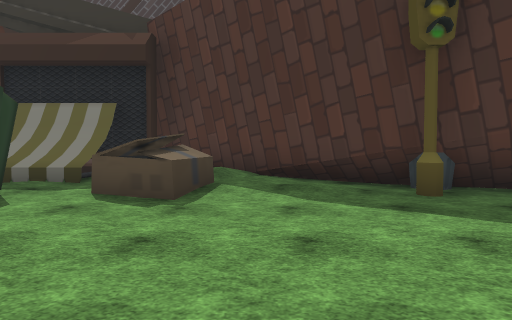
view 1 (above)

22 first-person views from a walk through a scene from a Unity 3-D project. The camera is 1.4 m above the floor, tilts 2° down and sees 75° across. The floor is counted in squares, 2 m on a side. Each view is taken from the middle of a square. On the plan, view 1 faces up. The plan holds only what a view shows up to about 10 squares ahead; the rest is blank. The place goes on beyond the plan. Some surface patterns are stand-ins.

view 2
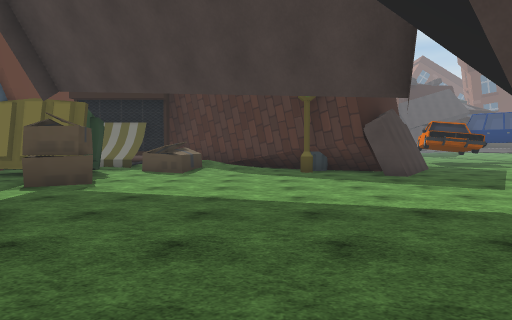

view 3
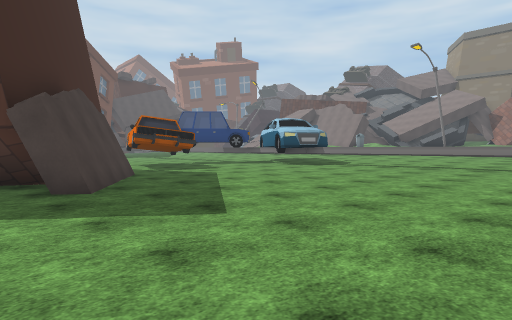

view 4
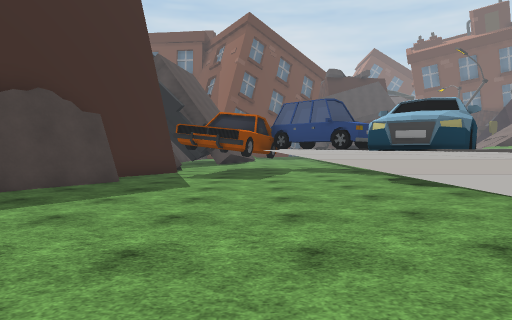

view 5
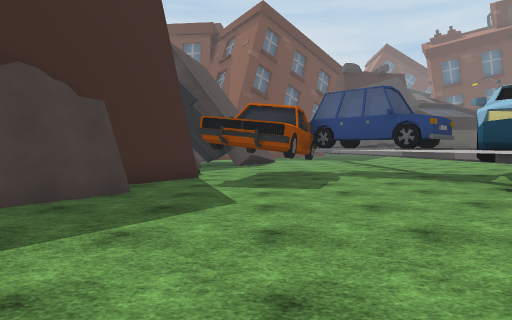

view 6
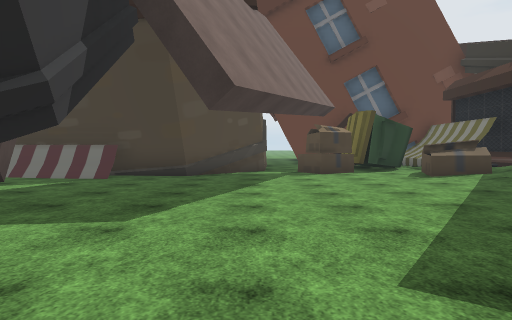

view 7
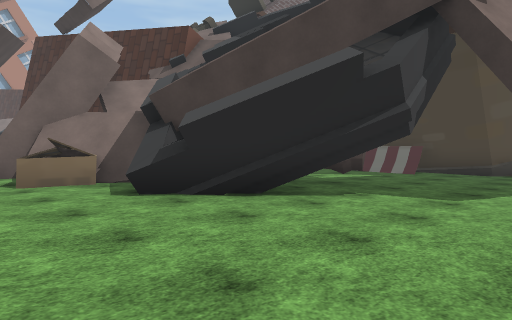

view 8
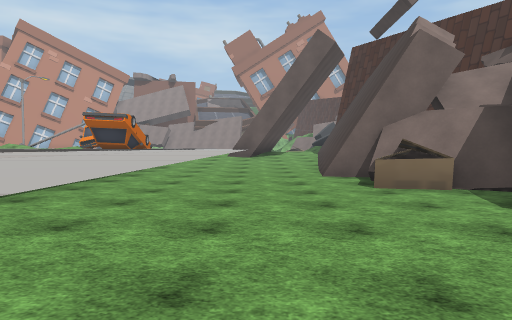

view 9
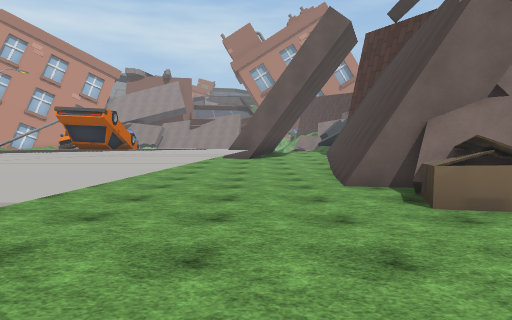

view 10
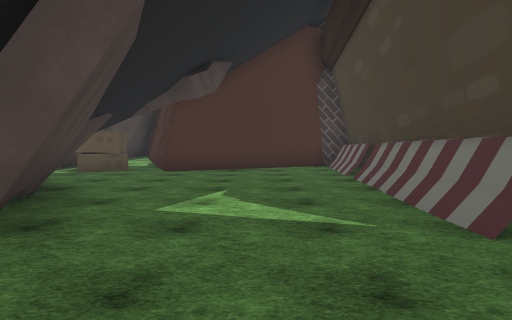

view 11
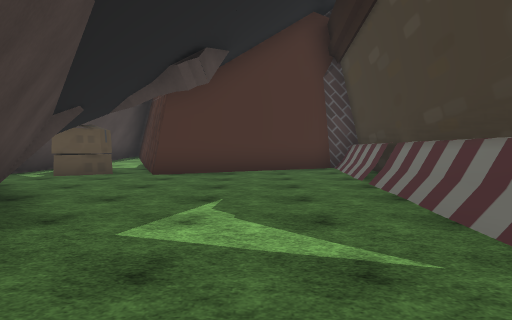

view 12
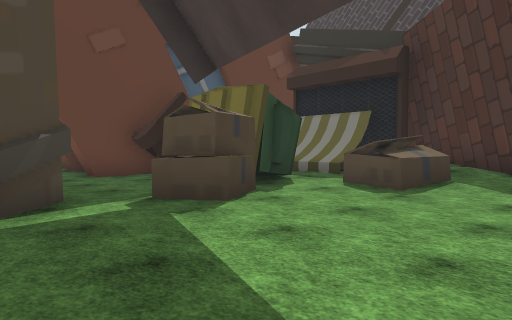

view 13
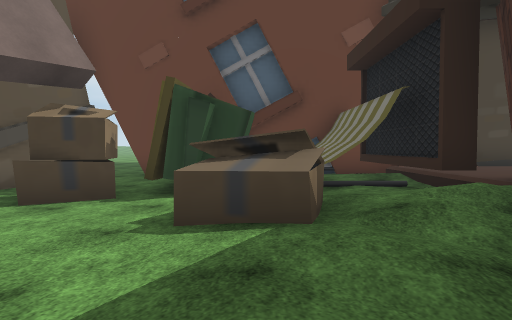

view 14
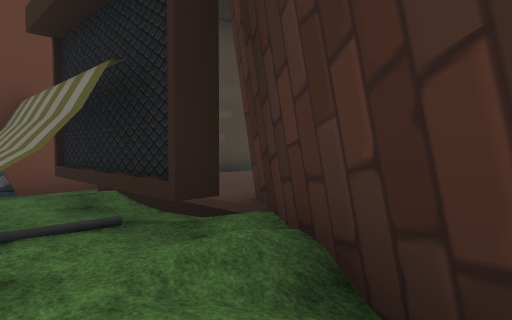

view 15
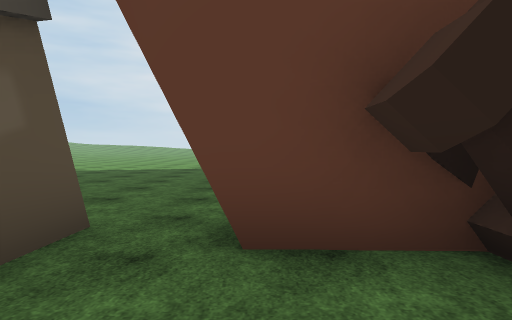

view 16
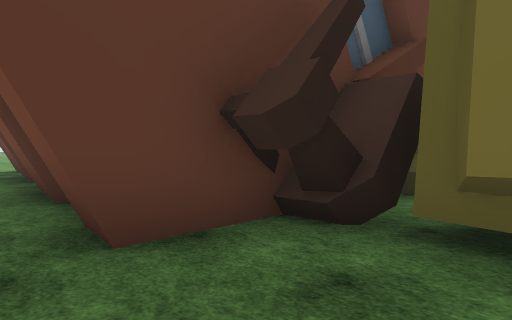

view 17
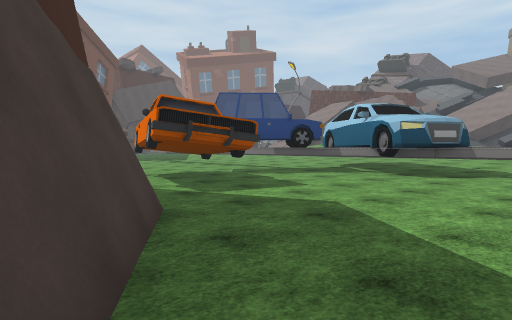

view 18
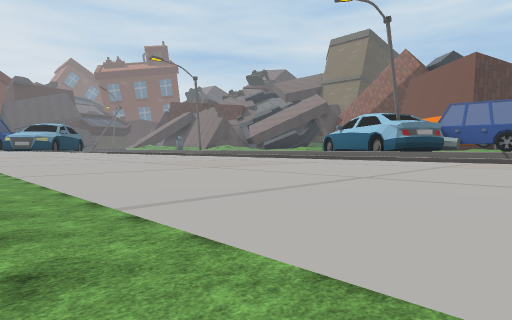

view 19
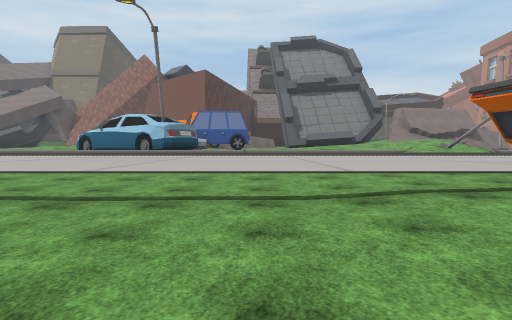

view 20
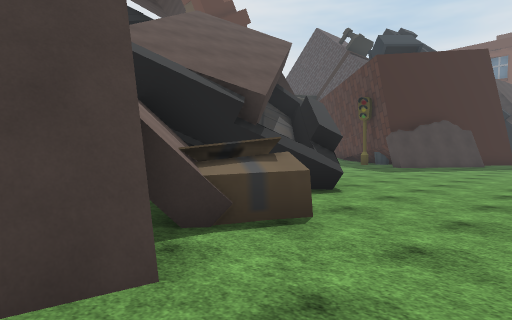

view 21
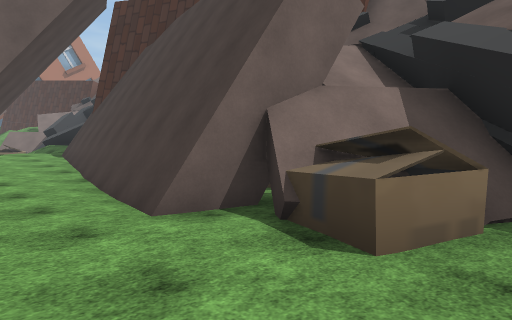

view 22
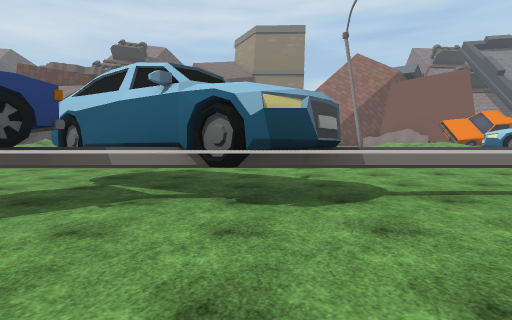

### Floor plan
Key: @ floor where view 1 was taken; # wall or solid block; . main floor; : floor 0.25 m higher than the main floor; + floor 0.5 m higher than the main floor; * floor 0.75 m higher than the main floor; / step, stairs or slope; = window, fence, low wall or low ledge; ^ raised ledge; C car; T thing the floor can be seen under or through; O other object.
Columns run from 17 left of view 1 to 13 right of it. Each row starts with its distance up from view 1.
 13           #
 12           #/               ^
 11           #/*            ^O##O^
 10            /**          #^#####
  9            /***#       ##### ##
  8           #/#####      #..#C^^^
  7           #:::#####    #....^^#
  6           #==#^=#/###  #....^^#
  5           ## # ^^//.####....^^#
  4           #####......##.....^^^
  3 #####    ##.###.............^^^
  2   ....####...##.............^^^
  1    .........................^^^
  0   .......#####...@.........:^ ^
 -1   ......     ##............:^^^
 -2   ....        ##...........:^^^
 -3   ..           #....###...::^^^
 -4                ##...####..::^^^
 -5                ##...## T^:::^^^
 -6                ##....TTT...:^^^
 -7                ##....TT T..:^^^
 -8                #:::::::TT:::^^^
 -9                ##:::::::T#::^^^
-10                #=:::#:####::^^^
-11                ###########::^^^
-12                         ##:+^^^
-13                         #+++  ^

Where each view was taken, in squares from view 1:
view 1: 0 up, 0 right, facing up
view 2: 5 down, 1 right, facing up
view 3: 2 down, 3 right, facing up-right
view 4: 1 down, 10 right, facing up
view 5: 1 up, 9 right, facing up
view 6: 0 up, 7 right, facing left
view 7: 0 up, 9 right, facing down-left
view 8: 1 down, 10 right, facing down
view 9: 3 down, 10 right, facing down
view 10: 1 down, 1 right, facing down
view 11: 2 down, 1 right, facing down
view 12: 1 down, 1 right, facing up-left
view 13: 5 up, 2 right, facing left
view 14: 6 up, 0 right, facing up-left
view 15: 2 up, 5 left, facing left
view 16: 1 up, 5 left, facing up-left
view 17: 3 up, 5 right, facing up-right
view 18: 11 down, 10 right, facing up-right
view 19: 10 down, 9 right, facing right
view 20: 10 down, 10 right, facing up-left
view 21: 6 down, 10 right, facing down-left
view 22: 6 up, 9 right, facing right
